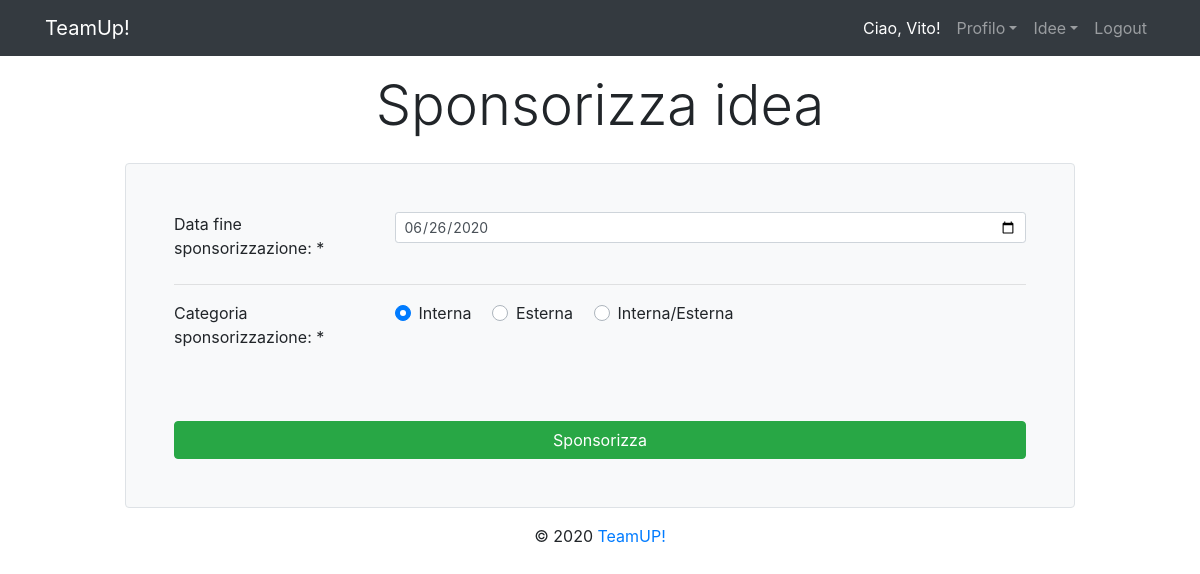
The page /ideas/sponsorIdea/10 (signed in) on the database its author committed.
### tables this page shows
CREATE TABLE IF NOT EXISTS `idea` (
  `id` int(11) NOT NULL AUTO_INCREMENT,
  `title` varchar(255) NOT NULL,
  `ownerId` int(11) NOT NULL,
  `description` text NOT NULL,
  `creationDate` timestamp NOT NULL DEFAULT CURRENT_TIMESTAMP,
  `sponsorEndDate` date DEFAULT NULL,
  `sponsorCategoryid` int(11) DEFAULT NULL,
  PRIMARY KEY (`id`),
  KEY `fk_idea_users_idx` (`ownerId`),
  KEY `fk_idea_sponsorCategoryModel1_idx` (`sponsorCategoryid`)
);

CREATE TABLE IF NOT EXISTS `sponsorCategory` (
  `id` int(11) NOT NULL AUTO_INCREMENT,
  `description` varchar(255) NOT NULL,
  PRIMARY KEY (`id`)
);

### app/controllers/Ideas.php (called while the page is built, shortened)
<?php
class Ideas extends Controller {
    private $ideaModel;
    private $sponsorCategoryModel;
    public function __construct(){
        $this->ideaModel = $this->model(IdeaModel::class);
        $this->sponsorCategoryModel = $this->model(SponsorCategoryModel::class);
    }
    public function sponsorIdea($id){
        $data = $this->initSponsorCategoryViewData($id);
        $this->view('ideas/sponsorIdea',$data);
    }
    public function initSponsorCategoryViewData($ideaId) {
        return [
            CATEGORIES => $this->sponsorCategoryModel->getAll(),
            IDEADTO => $this->ideaModel->getIdeaByID($ideaId),
            ERRORS => [
                IDEA_SPONSOR_DATE_FIELD => "",
                IDEA_SPONSOR_CATEGORY_ID_FIELD => ""
            ]
        ];
    }
}

### app/libraries/Core.php (called while the page is built, shortened)
<?php
  class Core
  {
      protected $currentMethod = 'bestIdeas';
      public function __construct()
      {
          $url = $this->getUrl();
          if ($url > 0 && file_exists('../app/controllers/' . ucwords($url[0]) . '.php')) {
              unset($url[0]);
          }
          $this->currentController = new $this->currentController;
          if (isset($url[1]) && method_exists($this->currentController, $url[1])) {
              $this->currentMethod = $url[1];
              unset($url[1]);
          }
          $this->params = $url ? array_values($url) : [];
          call_user_func_array([$this->currentController, $this->currentMethod], $this->params);
      }
      public function getUrl(){
          if (isset($_GET['url'])) {
              $url = rtrim($_GET['url'], '/');
              $url = filter_var($url, FILTER_SANITIZE_URL);
              return explode('/', $url);
          }
          return null;
      }
  }

### public/index.php (called while the page is built, shortened)
<?php
$init = new Core;

### app/libraries/Database.php (called while the page is built, shortened)
<?php
class Database {
    private $dbh;
    private $stmt;
    public function __construct(){
        $dsn = 'mysql:host=' . DB_HOST . ';dbname=' . DB_NAME;
        $options = array(
            PDO::ATTR_PERSISTENT => true,
            PDO::ATTR_ERRMODE => PDO::ERRMODE_EXCEPTION
        );
        try{
            $this->dbh = new PDO($dsn, DB_USER, DB_PASS, $options);
        } catch(PDOException $e){
            echo $e->getMessage();
        }
    }
    public function query($sql){
        $this->stmt = $this->dbh->prepare($sql);
    }
    public function bind($param, $value, $type = null){
        if(is_null($type)){
            switch(true){
                default:
                    $type = PDO::PARAM_STR;
            }
        }
        $this->stmt->bindValue($param, $value, $type);
    }
    public function execute(){
        return $this->stmt->execute();
    }
    public function classesFromResultSet($className){
        $this->execute();
        return $this->stmt->fetchAll(PDO::FETCH_CLASS, $className);
    }
    public function classFromSingle($className){
        $this->stmt->setFetchMode(PDO::FETCH_CLASS, $className);
        $this->execute();
        return $this->stmt->fetch();
    }
}

### app/models/IdeaModel.php (called while the page is built, shortened)
<?php
class IdeaModel{
    private $database;
    public function __construct(){
        $this->database = new Database();
    }
    public function getIdeaByID($id){
        $this->database->query(GET_IDEA_BY_ID_QUERY);
        $this->database->bind(":id", $id);
        return $this->database->classFromSingle(IdeaDTO::class);
    }
}
class IdeaDTO {
    private $id;
    private $sponsorEndDate;
    public function getId()
    {
        return $this->id;
    }
    public function getSponsorEndDate()
    {
        return $this->sponsorEndDate;
    }
}

### app/models/SponsorCategoryModel.php (called while the page is built, shortened)
<?php
class SponsorCategoryModel {
    private $database;
    public function __construct()
    {
        $this->database = new Database();
    }
    public function getAll() {
        $this->database->query(GET_ALL_SPONSORCATEGORY);
        return $this->database->classesFromResultSet(SponsorCategoryDTO::class);
    }
}
class SponsorCategoryDTO {
    private $id;
    private $description;
    public function getId()
    {
        return $this->id;
    }
    public function getDescription()
    {
        return $this->description;
    }
}

### app/views/ideas/sponsorIdea.php (the view, shortened to what this page needs)
<?php require APPROOT . '/views/inc/header.php'; ?>
    <div class="row">
        <div class="container text-center">
            <label class="display-4 ">Sponsorizza idea</label>
        </div>
        <div class="container bg-light border rounded mt-3 col-md-10 p-5">
            <form action="<?php echo URLROOT; ?>/ideas/sponsorIdea/<?php echo $data[IDEADTO]->getId(); ?>" method="post">
                <div class="form-group">
                    <div class="row">
                        <div class="col-md-3">
                            <label for="firstName" class="d-flex justify-content-center">Data fine sponsorizzazione: *</label>
                        </div>
                        <div class="col-md-9">
                            <input type="date" min="<?php echo date("Y-m-d")?>" name="<?php echo IDEA_SPONSOR_DATE_FIELD ?>" class="form-control form-control-sm
                            <?php echo (!empty($data[ERRORS][IDEA_SPONSOR_DATE_FIELD])) ? 'is-invalid' : ''; ?>" value="<?php echo $data[IDEADTO]->getSponsorEndDate(); ?>"/>
                        </div>
                    </div>
                </div>
                <hr>
                <div class="form-group">
                    <div class="row">
                        <div class="col-md-3">
                            <label for="abilities" class="d-flex justify-content-center">Categoria sponsorizzazione: *</label>
                        </div>
                        <div class="col-md-9">
                            <?php foreach($data[CATEGORIES] as $category): ?>
                                <div class="custom-control custom-radio custom-control-inline">
                                    <label
                                            class="custom-control-label"
                                            for="<?php echo $category->getId()?>">
                                        <?php echo $category->getDescription(); ?>
                                    </label>
                                </div>
                            <?php endforeach; ?>
                        </div>
                    </div>
                </div>
                <div class="row">
                    <div class="col mt-5">
                        <input type="submit" value="Sponsorizza" class="btn btn-success btn-block">
                    </div>
                </div>
            </form>
        </div>
    </div>
<?php require APPROOT . '/views/inc/footer.php'; ?>

### rows shown on the page
idea: idea_sponsor_date "06/26/2020"
sponsorcategory: description "Interna"
sponsorcategory: description "Esterna"
sponsorcategory: description "Interna/Esterna"

### other values the page prints
SITENAME "TeamUp!"
$_SESSION['userFirstName'] "Vito"
